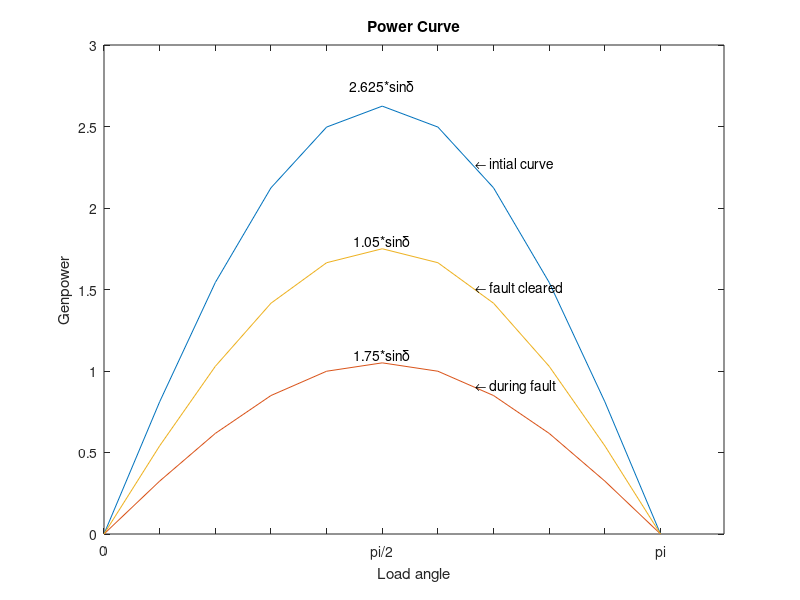
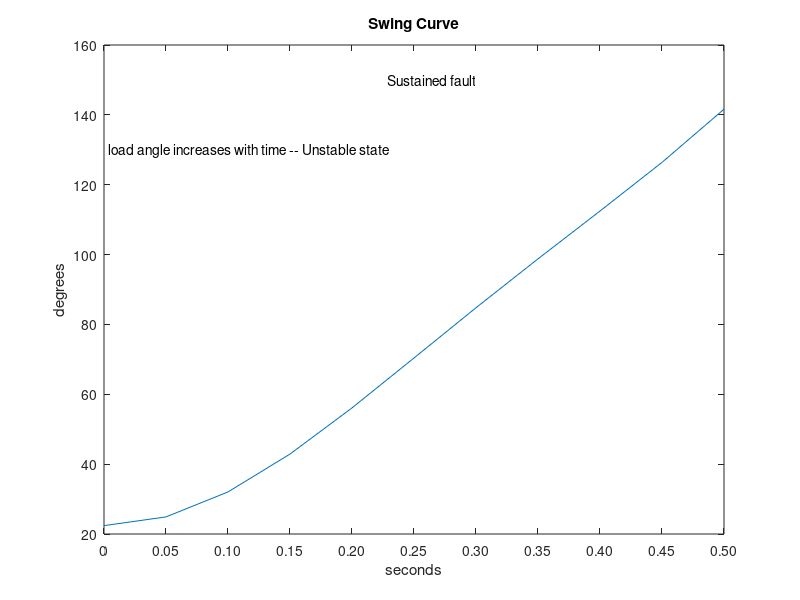
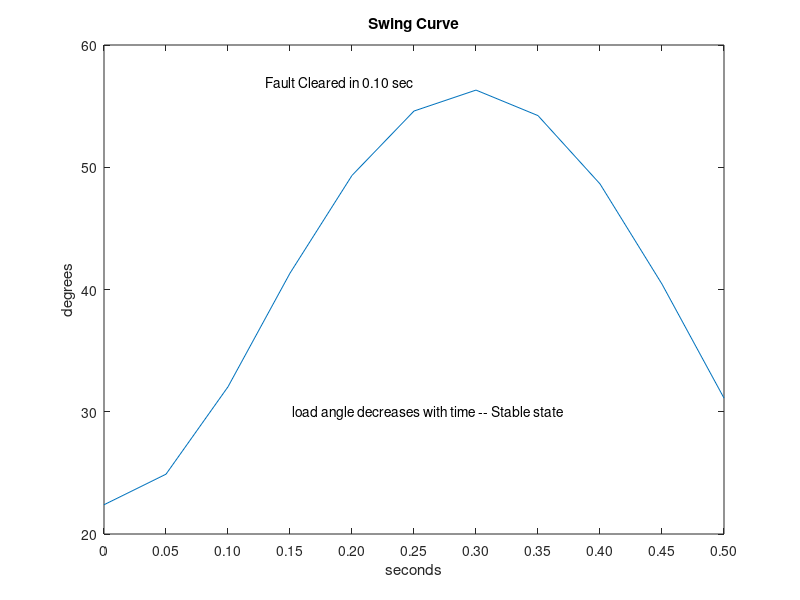

Write MATLAB code to recreate these figures, in order. (Note: this script raises an error after producing the figures.)
%% MVA base = 5
E = 50; V =1; Xd = 0.2; X1 =0.4; X2 = 0.4; H = 2.7;

% prefault condition
d = 0: pi/10: pi;
d1 =d;
d2 = d;

M = 2.7/ (180*50);                  % angular momentum = H/180*f
P = (1.05/0.4) *sin(d);          % Initial power curve 
Po = 1 ;                            % power output in pu = 50 MW/50 MVA
del = asind(0.4/1.05);             % initial load angle in degrees //Pe = (E*V/X) sin(delo)
% During fault

Pe2 = 1.05*sin(d1);               % Power curve during fault

%Post fault condition 
Pe3 = (1.05/0.6)*sin(d2);         % Power curve after clearing fault

%%  Primary Power curve plot Figure-1

plot(d,P);
set(gca,'XTick',0:pi/10:pi);
set(gca,'XTickLabel',{'0','','','','','pi/2','','','','','pi'});
title('Power Curve');
xlabel('Load angle');	
ylabel('Genpower');
text((2/3)*pi,(1.05/0.4)*sin((2/3)*pi),'\leftarrow intial curve','HorizontalAlignment','left');
text(pi/2,2.75,'2.625*sin\delta','HorizontalAlignment','center');
hold all
plot(d1,Pe2);
text((2/3)*pi,1.05*sin((2/3)*pi),'\leftarrow during fault','HorizontalAlignment','left');
text(pi/2,1.80,'1.05*sin\delta','HorizontalAlignment','center');
plot(d2,Pe3);
text((2/3)*pi,(1.05/0.6)*sin((2/3)*pi),'\leftarrow fault cleared','HorizontalAlignment','left');
text(pi/2,1.1,'1.75*sin\delta','HorizontalAlignment','center');
hold off

%% ------------

t = 0.05;        % time step preferably 0.05 seconds
t1 = 0:t:0.5;


%% (a) sustained fault at t = 0

% For discontinuity at t = 0, we take the average of accelerating power
% Before and after the fault
% At t = 0-, Pa1 = 0
% At t = 0+. Pa2 = Pi - Pe2  
% at t = 0 ,Pa =Pa1+Pa2/2

Pao = (1 - (1.05*sind(del)))/2;     % at the instant of fault d1 = del   
Pa(1) = Pao;
cdel(1) = 0;
d1 = t^2/M;

for i = 1:11
    
    if i == 1
    
        d2(i) = d1*Pa(i);
        d(i) = del;
      
    else  
      cdel(i) = cdel(i-1)+d2(i-1); 
      
      d(i)  = d(i-1)+cdel(i); 
      
      Pe(i) = 1.05*sind(d(i));
      
      Pa(i) = 1 - Pe(i);
      
      d2(i) = d1*Pa(i);
    end
end
%% swing curve 1 plot

figure (2); 
plot(t1,d);
set(gca,'Xtick',0:0.05:0.5);
set(gca,'XtickLabel',{'0','0.05','0.10','0.15','0.20','0.25','0.30','0.35','0.40','0.45','0.50'});
title('Swing Curve');
xlabel('seconds');
ylabel('degrees');
text(0.30,150,'  Sustained fault','HorizontalAlignment','right');
text(0.001,130,' load angle increases with time -- Unstable state','HorizontalAlignment','left');

%% (b) Fault cleared in 0.10 seconds ,2nd step ---- 3rd element [1]0 [2]0.05,[3]0.10

Pafo = (1 - (1.05*sind(del)))/2;     % at the instant of fault del1 = delo   
Paf(1) = Pao;
cdelf(1) = 0;
d1f = t^2/M;

for i = 1:2
    
    if i == 1
    
      d2f(i) = d1*Pa(i);
      delf(i) = del;
      
   else
      cdelf(i) = cdelf(i-1)+d2f(i-1); 
      
      delf(i)  = delf(i-1)+cdelf(i); 
      
      Pef(i) = 1.05*sind(delf(i));
      
      Paf(i) = 1 - Pef(i);
      
      d2f(i) = d1*Paf(i);
    end

end

% after clearing fault, power curve shift to Pe3

for i = 3:11
    
    
     if i == 3
         
      cdelf(i) = cdelf(i-1) +d2f(i-1); 
      delf(i) = delf(i-1) +cdelf(i); 
      Pef(i) = 1.05*sind(delf(i));
      Paf(i) = 1 - Pef(i);
      a1 = Paf(i);
      d2f(i) = d1*Paf(i);
       a2 = d2f(i);  
       
      Pef(i) = 1.75*sind(delf(i));
      Paf(i) = 1 - Pef(i);
      d2f(i) = d1*Paf(i);
      
      Paf(i) = (Paf(i)+ a1)/2;
      d2f(i) = (d2f(i) + a2)/2;
      
     else
        
       
      cdelf(i) = cdelf(i-1)+d2f(i-1); 
      
      delf(i)  = delf(i-1)+cdelf(i); 
      
      Pef(i) = 1.75*sind(delf(i));
      
      Paf(i) = 1 - Pef(i);
      
      d2f(i) = d1*Paf(i);
     end
end

%% ------

figure (3); 
plot(t1,delf);
set(gca,'Xtick',0:0.05:0.5);
set(gca,'XtickLabel',{'0','0.05','0.10','0.15','0.20','0.25','0.30','0.35','0.40','0.45','0.50'});
title('Swing Curve');
xlabel('seconds');
ylabel('degrees');
text(0.25,57,' Fault Cleared in 0.10 sec','HorizontalAlignment','right');
text(0.15,30,' load angle decreases with time -- Stable state','HorizontalAlignment','left');

%% (c) critical clearing angle

del = degtorad(del);       % initial load angle in rad
delm = pi - asin(1/1.75);   % angle of max swing

c1 = ((delm-del)-(1.05*cos(del))+(1.75*cos(delm)))/(1.75-1.05); 
cclang = acos(c1);                                % critical clearing angle in rad
cclang = radtodeg(cclang);                        % critical clearing angle in degree
cclang = int16(cclang);                           % converting to integer
fprintf('\n\n\t\t Critical Clearing angle is %d degree ',cclang);
